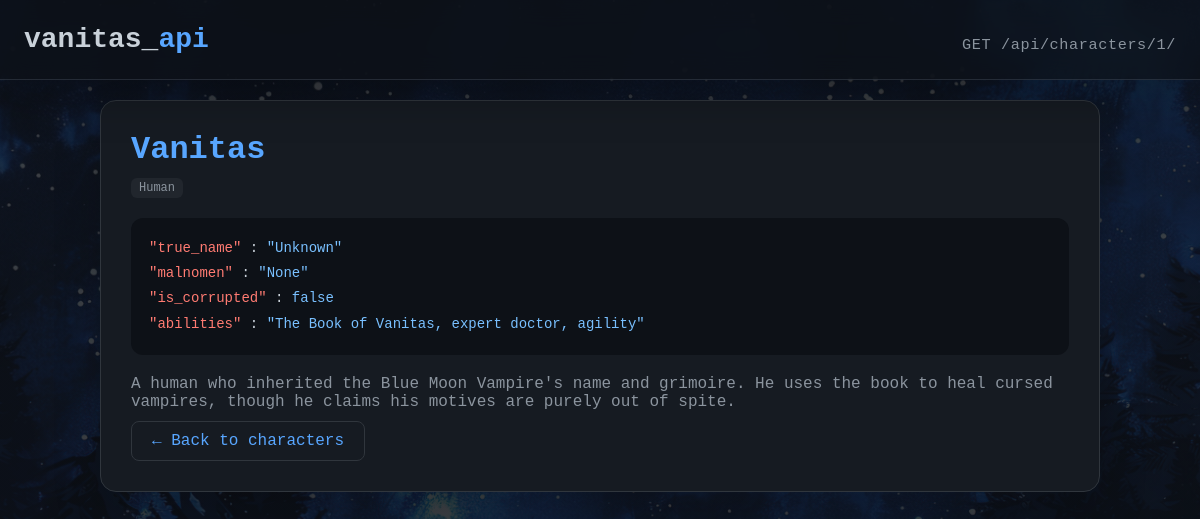
Page /characters/1/ on the committed database.
### home/models.py (models this page shows, shortened)
class Character(models.Model):
    SPECIES_CHOICES = [
        ('human', 'Human'),
        ('vampire', 'Vampire'),
        ('dhampir', 'Dhampir'),
    ]
    name = models.CharField(max_length=100)
    species = models.CharField(max_length=20, choices=SPECIES_CHOICES, default='vampire')
    true_name = models.CharField(max_length=100, blank=True, null=True)
    malnomen = models.CharField(max_length=150, blank=True, null=True)
    is_corrupted = models.BooleanField(default=False)
    abilities = models.CharField(max_length=500, blank=True, null=True)
    description = models.TextField(blank=True, null=True)

### home/views.py (the view)
# urls.py: path('characters/<int:pk>/', views.character_detail, name='character_detail'),
def character_detail(request, pk):
    character = get_object_or_404(Character, pk=pk)
    return render(request, 'home/character_detail.html', {
        'character': character,
        'current_endpoint': f'GET /api/characters/{pk}/',
        'current_endpoint_url': f'/api/characters/{pk}/',
    })

### home/templates/home/character_detail.html (shortened to what this page needs)
{% extends 'home/base.html' %}
{% block content %}
{% include 'home/components/header.html' %}
<div class="container detail-page">
    <div class="detail-card">
        <h1 class="name">{{ character.name }}</h1>
        <div class="species">{{ character.get_species_display }}</div>
        <div class="json detail-json">
            <div><span class="key">"true_name"</span> : <span class="value">"{{ character.true_name|default:'Unknown' }}"</span></div>
            <div><span class="key">"malnomen"</span> : <span class="value">"{{ character.malnomen|default:'None' }}"</span></div>
            <div><span class="key">"is_corrupted"</span> : <span class="value">{{ character.is_corrupted|yesno:"true,false" }}</span></div>
            <div><span class="key">"abilities"</span> : <span class="value">"{{ character.abilities|default:'None' }}"</span></div>
        </div>
        <p class="description-text">{{ character.description }}</p>
        <div class="detail-actions">
            <a class="button" href="{% url 'character_list' %}">← Back to characters</a>
        </div>
    </div>
</div>
{% endblock %}

### home/static/home/css/style.css (style rules this page uses)
* { margin: 0; padding: 0; box-sizing: border-box; }
body { background: linear-gradient(rgba(13, 17, 23, 0.8), rgba(13, 17, 23, 0.8)), url("../images/background.png") center center / cover no-repeat fixed; color: #c9d1d9; font-family: Consolas, monospace; }
.container { width: 90%; max-width: 1000px; margin: auto; }
.name { color: #58a6ff; margin-bottom: 10px; }
.species { color: #8b949e; margin-bottom: 15px; background: #21262d; display: inline-block; padding: 3px 8px; border-radius: 6px; font-size: 12px; }
.json { background: #0d1117; border-radius: 8px; padding: 15px; line-height: 1.8; font-size: 14px; }
.key { color: #ff7b72; }
.value { color: #79c0ff; }
.description-text { margin-top: 15px; color: #8b949e; }
.button { display: inline-block; background: #161b22; border: 1px solid #30363d; color: #58a6ff; text-decoration: none; padding: 10px 20px; border-radius: 8px; }
.detail-page { margin-top: 20px; }
.detail-card { background: #161b22; border: 1px solid #30363d; border-radius: 16px; padding: 30px; box-shadow: 0 24px 48px rgba(0, 0, 0, 0.18); }
.detail-card .name { font-size: 2rem; margin-bottom: 10px; }
.detail-card .species { color: #8b949e; margin-bottom: 20px; }
.detail-json { margin-bottom: 20px; padding: 18px; background: #0d1117; border-radius: 12px; }
.detail-actions { margin-top: 10px; }

### rows in the picture
Character: name "Vanitas", species "Human", true_name "Unknown", malnomen "None", is_corrupted "false", abilities "The Book of Vanitas, expert doctor, agility", description "A human who inherited the Blue Moon Vampire's name and grimoire. He uses the book to heal cursed vampires, though he claims his motives are purely out of spite."

### other values in the picture
{{ current_endpoint|default:"GET /api/characters/" }} "GET /api/characters/1/"
